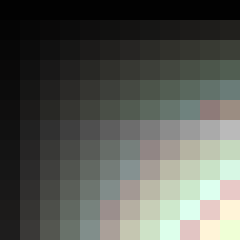
Frame 1 (no input)
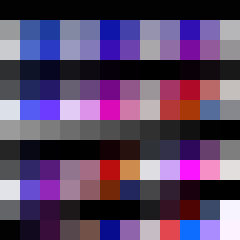
Frame 60 (the mouse pressed at the canvas centre just before this capture)
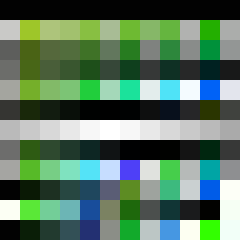
Frame 120 (the mouse held since frame 60 and released just before this capture)

The Processing sketch that drew these frames (run headless with seeded random() and noise(); from frame 60 on, the mouse is pressed at the canvas centre):

// Processing sketch: processing_742
// ── processing_742.pde

//Matt Richard

/*import UDP.*;  // code to talk to the light tile
UDPSend udp;*/  // this code was created by Dan Shiffman

//declare variables 
int totalSquares = 144; // var for how many squares you want on the screen, !! must be a square itself 
float rectColorArray[][][][]; // create nested array that holds the rects alpha value
color squareColor;

void setup() {
  size(240, 240);
  background(0);
 // udp = new UDPSend(this,"10.0.9.93",6038,"/Users/matt/Documents/Processing/libraries/UDP/colorkinetics_lib/header","/Users/matt/Documents/Processing/libraries/UDP/colorkinetics_lib/lookup",200,0);
  colorMode(HSB, 100);
  noStroke();
  smooth();

  rectColorArray = new float[floor(sqrt(totalSquares))][floor(sqrt(totalSquares))][3][2];

  for(int i=0; i < sqrt(totalSquares); i++){ 
    for(int j=0; j < sqrt(totalSquares); j++){
      rectColorArray[i][j][0][0] = ((i*j)+1)%50;
      rectColorArray[i][j][1][0] = j%6;
      rectColorArray[i][j][2][0] = i*j+1;
      rectColorArray[i][j][0][1] = j%(i+1);
      rectColorArray[i][j][1][1] = i;
      rectColorArray[i][j][2][1] = j;
    } 
  } 
}

void draw() {

  for(int x = 0; x < sqrt(totalSquares); x++){ 
    for(int y = 0; y < sqrt(totalSquares); y++){
      if(rectColorArray[x][y][0][0] < 100){
        //rectColorArray[x][y][0][0]+= rectColorArray[x][y][0][1];
        rectColorArray[x][y][0][0]+= 1;       
      } 
      else {
        //rectColorArray[i][j][0][1] *= -1;
        rectColorArray[x][y][0][0] = 0; 
      }

      if(rectColorArray[x][y][1][0] > 0 && rectColorArray[x][y][1][0] < 100){
        rectColorArray[x][y][1][0]+= rectColorArray[x][y][1][1];
      } 
      else {
        rectColorArray[x][y][1][1] *= -1; 
        rectColorArray[x][y][1][0]+= rectColorArray[x][y][1][1];
      }

      if(rectColorArray[x][y][2][0] > 0 && rectColorArray[x][y][2][0] < 100){
        rectColorArray[x][y][2][0]+= rectColorArray[x][y][2][1];
      } 
      else {
        rectColorArray[x][y][2][1] *= -1; 
        rectColorArray[x][y][2][0]+= rectColorArray[x][y][2][1];
      }

      fill(rectColorArray[x][y][0][0],rectColorArray[x][y][1][0],rectColorArray[x][y][2][0]); 
      //fill(rectColorArray[x][y][0][0],99,99);
      rect(floor((x * (width/(sqrt(totalSquares))))), floor((y * (height/(sqrt(totalSquares))))), floor((width/(sqrt(totalSquares)))), floor((height/(sqrt(totalSquares))))); 
    } 
  }
  //udp.send(); light tile code
}
